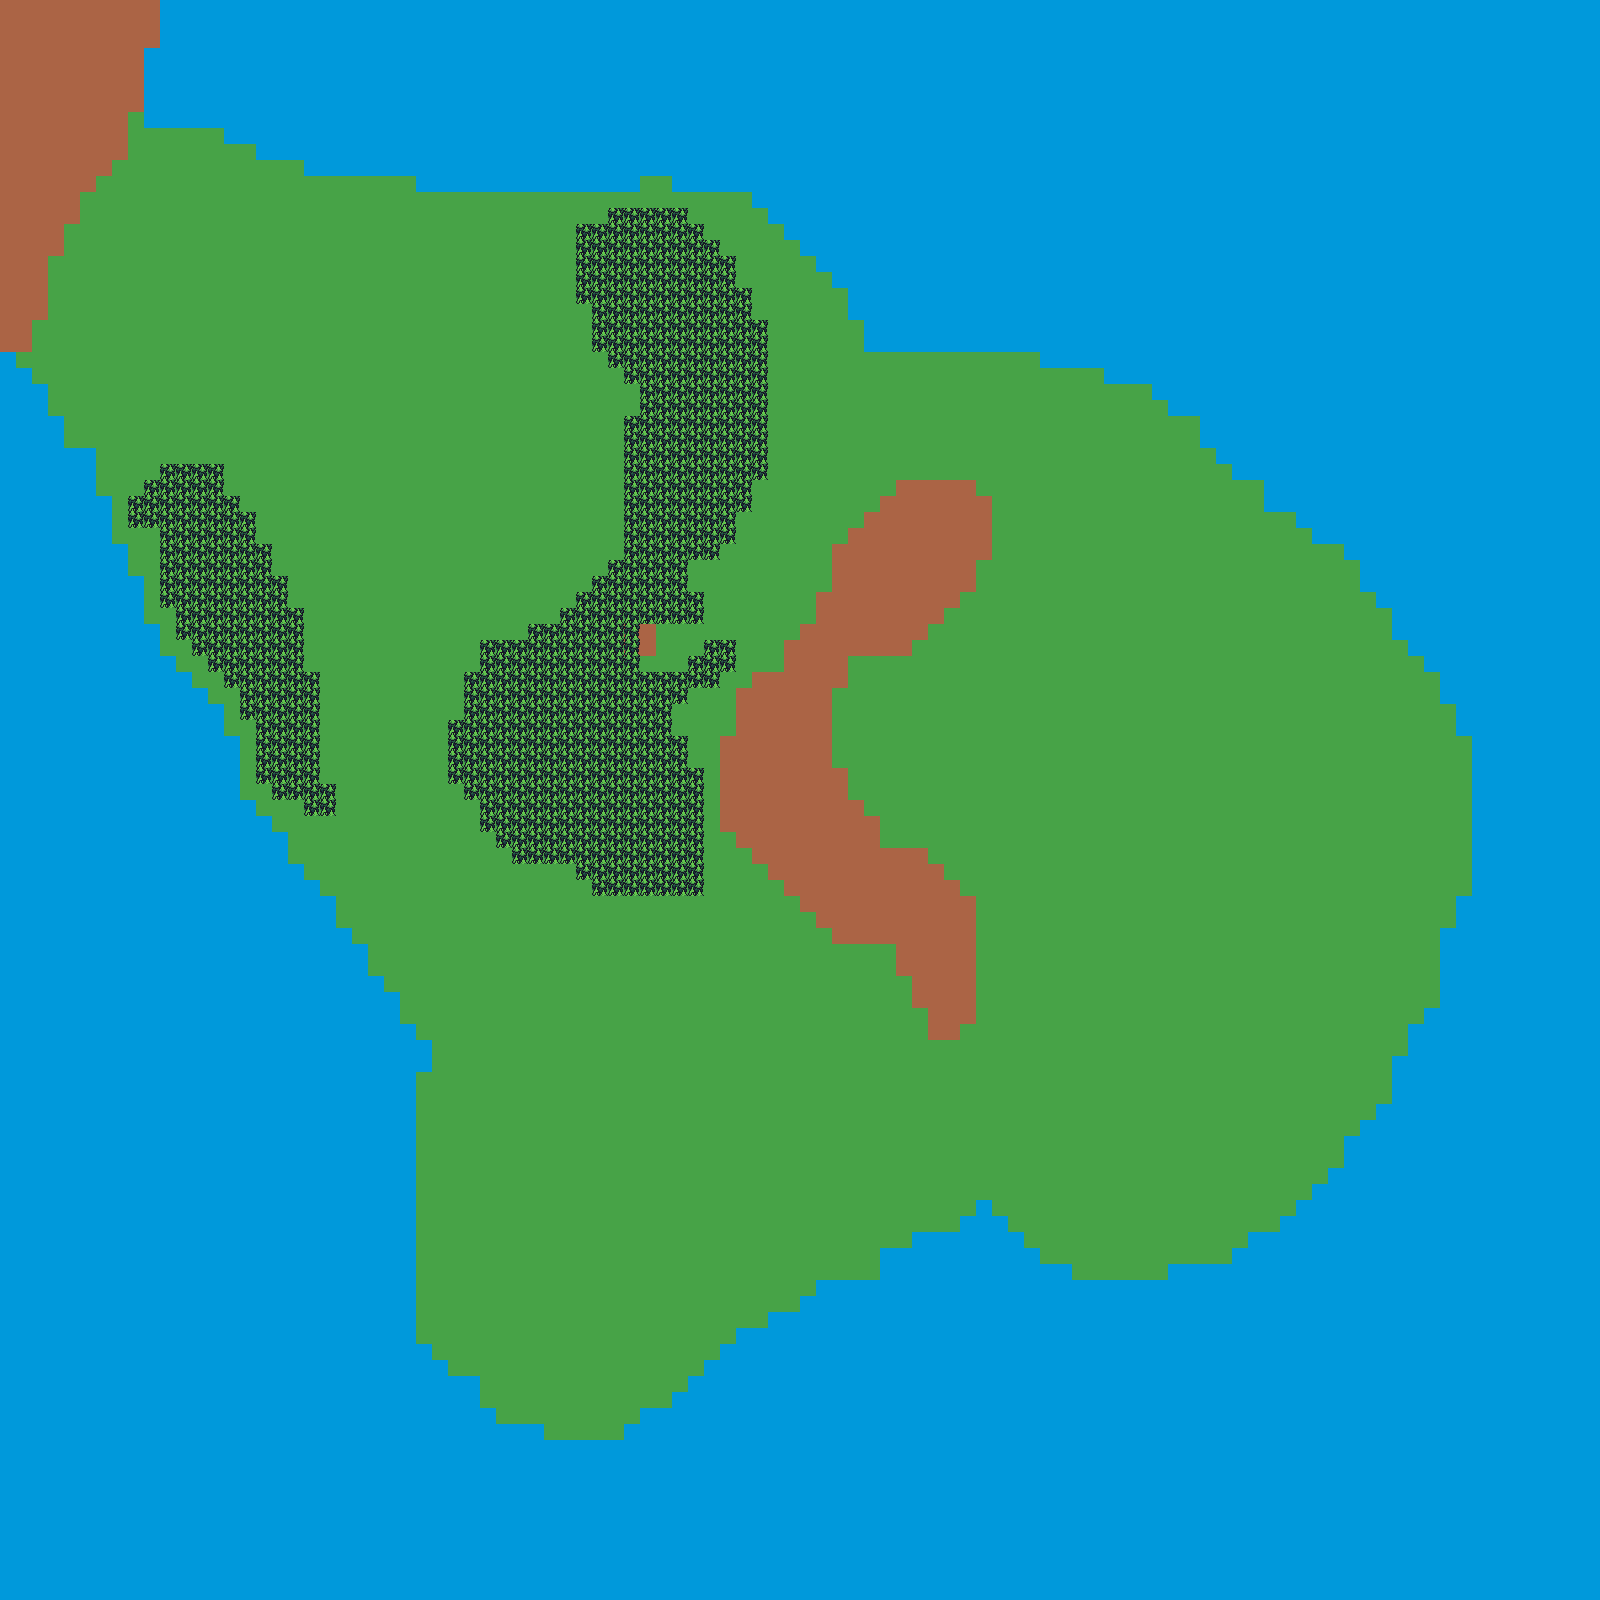

The image is a tile-based game level rendered from a .tmx file. Its description and source (layers, tilesets, objects; grid data summarised) follow:
An orthogonal 100x100 tile map with 16x16 px tiles, 2 tile layers (body, resource) and 1 object (StartLocation).

<map version="1.4" tiledversion="1.4.1" orientation="orthogonal" renderorder="right-down" width="100" height="100" tilewidth="16" tileheight="16" infinite="0" nextlayerid="4" nextobjectid="2">
 <tileset firstgid="1" source="land-features.tsx" />
 <layer id="1" name="body" width="100" height="100" locked="1">
  <data>[10000 cells, 10000 non-empty, 3 distinct tile ids]</data>
 </layer>
 <layer id="2" name="resource" width="100" height="100" locked="1">
  <data>[10000 cells, 565 non-empty, 1 distinct tile ids]</data>
 </layer>
 <objectgroup id="3" name="objects">
  <object id="1" name="StartLocation" x="880" y="672">
   <point />
  </object>
 </objectgroup>
</map>
